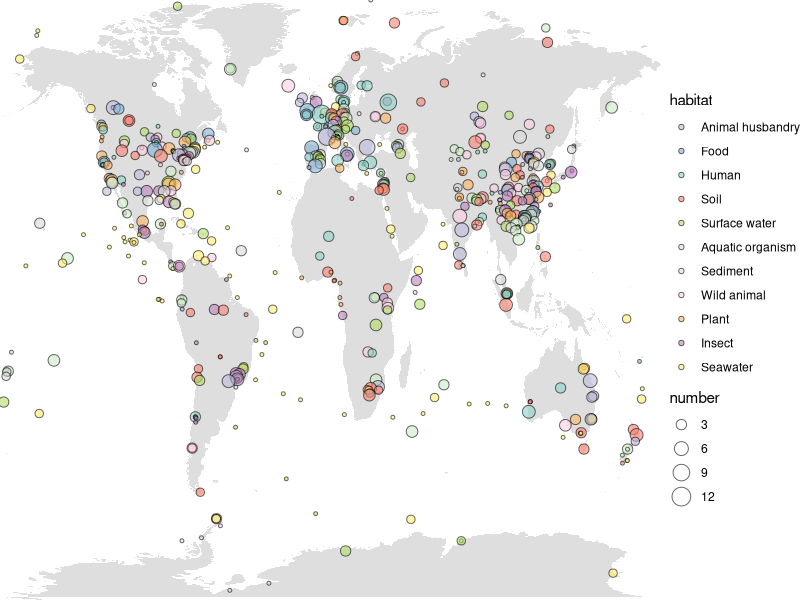
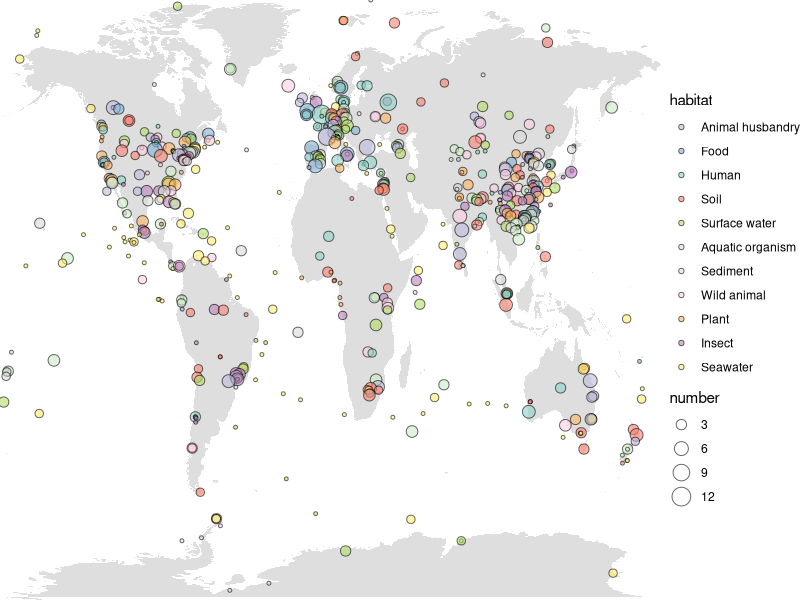

Recreate these plots in R, in order.
library(maps)
library(ggplot2)
library(dplyr)
data <- read.delim("map-full.txt",header = T)
data$habitat <- factor(data$habitat,levels = c(
  'Animal husbandry',
  'Food',
  'Human',
  'Soil',
  'Surface water',
  'Aquatic organism',
  'Sediment',
  'Wild animal',
  'Plant',
  'Insect',
  'Seawater'
))
world<-map_data("world")
p <- ggplot() +
  geom_polygon(data=world,aes(x=long,y=lat,group=group),
               fill="#dedede")+
  geom_point(data=data,aes(x=longitude,y=latitude,fill=habitat,size=number),shape=21,alpha=0.6)+
  scale_fill_manual(values = c('#BDB9DA',"#80B0D2",'#8DD2C6','#FA8071',"#B3DE69",
                               "#D9D9D9","#CCEBC5","#FBCDE4","#FCB461","#BB80BC","#FFEC6D"))+
  scale_y_continuous(expand = expansion(mult=c(0,0)))+
  scale_x_continuous(expand = expansion(add=c(0,0)))+
  theme_void()

p

ggsave('map-full.pdf',p,width = 11,height = 5)



